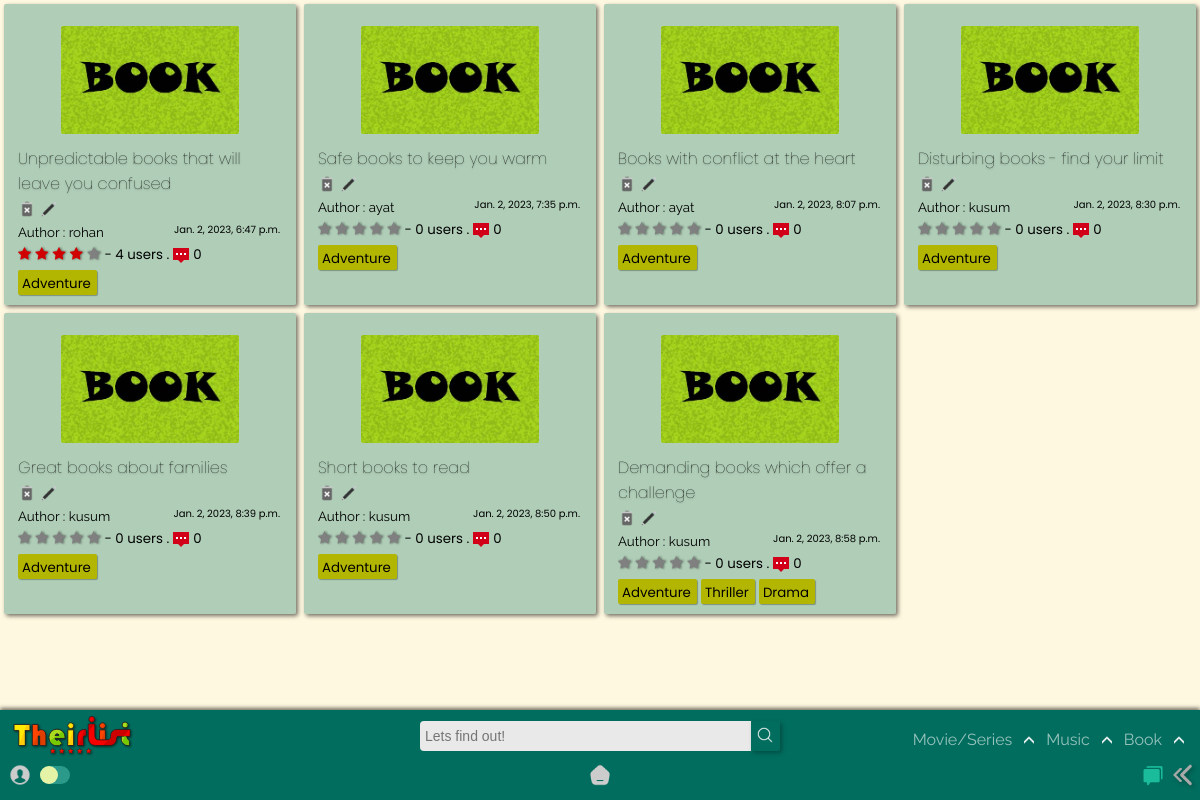
/home/book/Adventure, run on the app's committed database.
### app/models.py (models this page shows, shortened)
class BookList(models.Model):
    title = models.CharField(max_length=120)
    creator = models.ForeignKey(User,on_delete=models.SET_NULL,blank=True, null=True)
    genre = models.ManyToManyField('BookGenre',blank=True)
    posted = models.DateTimeField(auto_now_add=True)
    content = RichTextField(null=True,default=' ')
    type = models.CharField(max_length=10,default="book")
    spoiler_choices = [(False, 'No'),(True, 'Yes')]
    spoiler = models.BooleanField(default=False,null=True, choices = spoiler_choices)
    slug = models.SlugField(max_length= 300,null=True, blank = True, unique=True)
    def average_rating(self) -> float:
        return BookStarr.objects.filter(list=self).aggregate(Avg("rate"))["rate__avg"] or 0
    def count_rating(self):
        return BookStarr.objects.filter(list=self).count()
    def count_comments(self):
        return BookReview.objects.filter(BookList=self).count()

class BookGenre(models.Model):
    name = models.CharField(max_length=150)
    def __str__(self):
        return self.name

### app/views.py (the view)
# urls.py: path('book/',views.book, name='book'),
def book(request,query=None):
    if not query:
        qs = BookList.objects.all()
    else:
        qs = BookList.objects.filter(genre__name__icontains=query)
    return render(request, 'app/book.html', {'query': qs, 'result' : query} )

### templates/app/book.html (shortened to what this page needs)
{% extends "index.html" %}
{% load static %}
{% block content %}
<section>
    <div class="contain-sec" id="contain-sec4">
      {% for film in query %}
      <div class="elements">
        <div class="thumb">
          <img src="{% static 'app/images/book-poster.jpg' %}" width="100px" />
        </div>
        <div class="Title">
          <a href="{% url 'app:booklist_detail' film.slug %}"><h4 class="tit"  id="tit">{{film.title}}</h4></a>
          {% if user.id == film.creator.id %}
          <a href="{% url 'app:delete_book' film.slug %}"><img src ="{% static 'app/images/delete.png' %}"></a>
          <a href="{% url 'app:update_booklist' film.slug %}"><img src ="{% static 'app/images/edit.png' %}"></a>
          {% else %}
          <img src ="{% static 'app/images/delete-dis.png' %}">
          <img src ="{% static 'app/images/edit-dis.png' %}">
          {% endif %}
        </div>
        <div class="Author">
          <small>Author : {{film.creator.username}}<span>{{film.posted}}</span></small>
        </div>
        <div class="rating">
          <span class="star-headline">
            <span class="fa fa-star {% if film.average_rating > 0 %} checked {% endif %}"></span>
            <span class="fa fa-star {% if film.average_rating > 1 %} checked {% endif %}"></span>
            <span class="fa fa-star {% if film.average_rating > 2 %} checked {% endif %}"></span>
            <span class="fa fa-star {% if film.average_rating > 3 %} checked {% endif %}" ></span>
            <span class="fa fa-star {% if film.average_rating > 4 %} checked {% endif %}"></span>
          </span>
          <small> - {{film.count_rating}} users .<img class="comments_count" src="{% static 'app/images/comments.png' %}">{{film.count_comments}}</small>
        </div>
          {% for tag in film.genre.all %}
          <div class="Genre">
            <a href="{% url 'app:book' query=tag %}">
              <small>{{ tag }}</small>
            </a>
          </div>
            {% empty %}
            No tags!
          {% endfor %}
      </div>
      {% endfor %}
    </div>
  </section>
{% endblock content %}

### static/app/css/desk.css (style rules this page uses)
:root { --rd: #D10000; --white: rgb(233, 233, 233); --rd2: #9DAAF2; --dark: #1d1d1d; --teal: rgb(0, 109, 94); }
* { -webkit-tap-highlight-color: transparent; margin: 0; padding: 0; box-sizing: border-box; }
body { -webkit-tap-highlight-color: transparent; background-color: #fff5d1ab; text-decoration: none; height: 100vh; display: flex; flex-direction: column; font-family: 'Raleway', sans-serif; }
.Title img { height: 18px!important; }
.Genre small { padding: 0 0; margin-right: 2px; }
.fa { color: grey; filter: drop-shadow(1px 0px 1px rgba(0, 0, 0, 0.493)); }
.star-headline .checked { color: #D10000; }
.star-headline span { font-size: 14px; }
.comments_count { height: 16px; margin-bottom: -4px; margin-left: 4px; margin-right: 4px; }

### static/app/css/content_css.css (style rules this page uses)
section { position: relative; z-index: 0; }
.contain-sec { padding-top: 0px; display: grid; width: 100%; color: black; grid-template-rows: repeat(auto-fit, minmax(100px, 1fr)); grid-template-columns: repeat(auto-fit, minmax(250px, 1fr)); position: relative; margin-bottom: 100px; }
.elements { padding: 10px 14px; width: auto; cursor: pointer; background-color: rgba(0, 109, 94, 0.315); margin: 4px; border-radius: 2px; position: relative; box-shadow: 2px 2px 4px #00000090; transition: all 250ms ease-in-out; }
.thumb { display: grid; justify-content: center; }
.thumb img { height: 108px; width: auto; border-radius: 2px; margin: 12px; }
.tit { font-family: Poppins; font-size: 1em; font-weight: lighter; transition: all 250ms ease-in-out; margin-bottom: 4px; text-shadow: 0px 1px 2px #0000005b; }
.Author span { position: absolute; margin-right: 16px; right: 0; cursor: pointer; font-size: 10px; font-family: 'Poppins', sans-serif; }
.rating { font-family: 'Poppins', sans-serif; }
.Genre { margin: 0px 0px; margin-top: 4px; padding: 0px 4px; border-radius: 2px; background-color: rgb(179, 182, 0); color: rgb(0, 0, 0); width: max-content; cursor: pointer; display: inline-block; box-shadow: 1px 1px 1px #0000004b; font-family: 'Poppins', sans-serif; transition: all 350ms ease-in-out; }

### templates/app/book.html (style rules this page uses)
.Title img { height: 14px; }

### data on the page
BookList: title "Unpredictable books that will leave you confused", creator.username "rohan", posted "Jan. 2, 2023, 6:47 p.m.", count_rating "4", count_comments "0"
BookGenre: name "Adventure"
BookList: title "Safe books to keep you warm", creator.username "ayat", posted "Jan. 2, 2023, 7:35 p.m.", count_rating "0", count_comments "0"
BookList: title "Books with conflict at the heart", creator.username "ayat", posted "Jan. 2, 2023, 8:07 p.m.", count_rating "0", count_comments "0"
BookList: title "Disturbing books - find your limit", creator.username "kusum", posted "Jan. 2, 2023, 8:30 p.m.", count_rating "0", count_comments "0"
BookList: title "Great books about families", creator.username "kusum", posted "Jan. 2, 2023, 8:39 p.m.", count_rating "0", count_comments "0"
BookList: title "Short books to read", creator.username "kusum", posted "Jan. 2, 2023, 8:50 p.m.", count_rating "0", count_comments "0"
BookList: title "Demanding books which offer a challenge", creator.username "kusum", posted "Jan. 2, 2023, 8:58 p.m.", count_rating "0", count_comments "0"
BookGenre: name "Thriller"
BookGenre: name "Drama"
